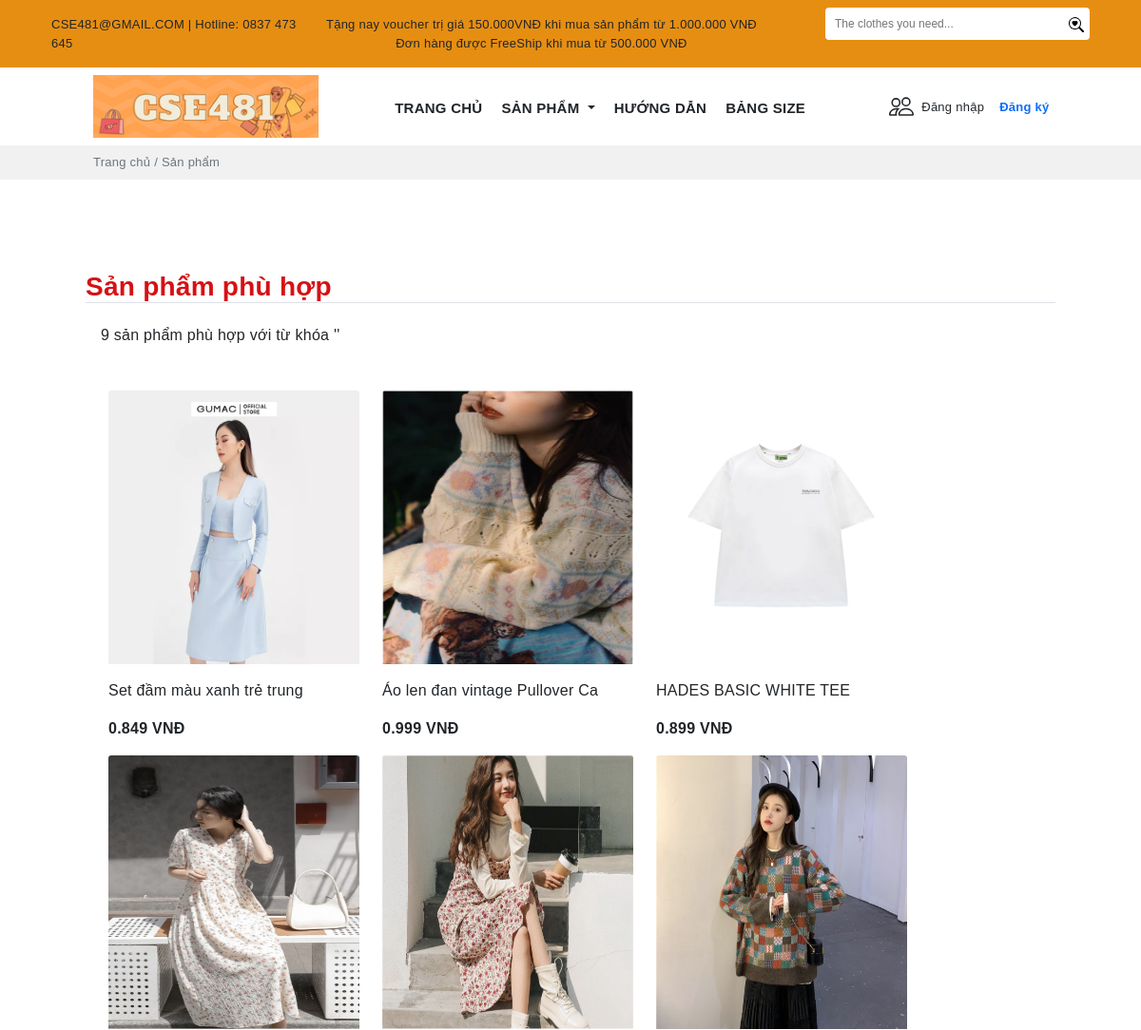
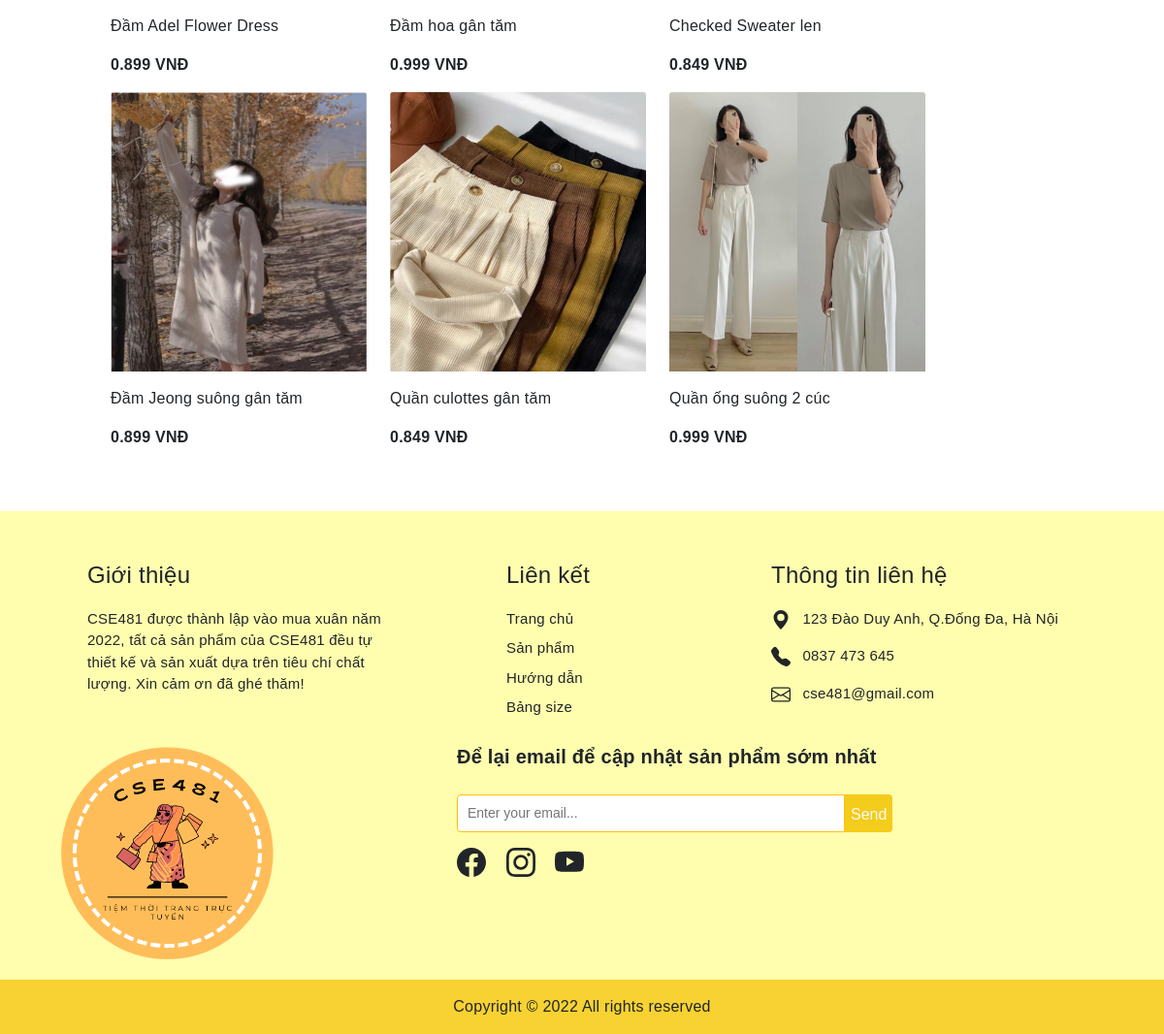
Screenshot of /search.php with the database file from the repository (2 pictures, top to bottom).
### tables this page shows
CREATE TABLE `sanpham` (
  `MaSP` varchar(10) NOT NULL,
  `TenSP` varchar(30) DEFAULT NULL,
  `MaLH` varchar(10) NOT NULL,
  `Giaban` double(3,3) DEFAULT NULL,
  `Gianhap` decimal(18,3) DEFAULT NULL,
  `Tylegiamgia` double(2,2) DEFAULT NULL,
  `Soluong` int(11) DEFAULT NULL,
  `Mota` varchar(500) DEFAULT NULL,
  `Trangthai` varchar(30) DEFAULT NULL,
  `img` varchar(30) DEFAULT NULL,
  `Ngaynhap` date NOT NULL
);

### search.php (the view, shortened to what this page needs)
<?php include('config/database.php');
?>
<!DOCTYPE html>
<html lang="en">
<head>
    <link rel="stylesheet" href="https://cdn.jsdelivr.net/npm/bootstrap-icons@1.7.2/font/bootstrap-icons.css">
    <link href="https://cdn.jsdelivr.net/npm/bootstrap@5.1.3/dist/css/bootstrap.min.css" rel="stylesheet"
>
    <link rel="stylesheet" href="https://cdnjs.cloudflare.com/ajax/libs/OwlCarousel2/2.3.4/assets/owl.carousel.min.css"
 />
    <link rel="stylesheet"
        href="https://cdnjs.cloudflare.com/ajax/libs/OwlCarousel2/2.3.4/assets/owl.theme.default.min.css"
 />
    <link rel="stylesheet" href="public/style.css">
</head>
<body>
    <div class="header">
        <div class="container-fluid" style="background:#e68e12;">
            <div class="container content">
                <div class="container">
                    <div class="row">
                        <div class="col py-3" style="font-size:13px;">
                            CSE481@GMAIL.COM | Hotline: 0837 473 645
                        </div>
                        <div class="col text-nowrap my-auto" style="font-size:13px;">
                            <p class="mb-0">
                                Tặng nay voucher trị giá 150.000VNĐ khi mua sản phẩm từ 1.000.000 VNĐ
                            </p>
                            <div class="text-center mx-auto">
                                Đơn hàng được FreeShip khi mua từ 500.000 VNĐ
                            </div>
                        </div>
                        <div class="col d-flex justify-content-end">
                            <div class="">
                                <form action="search.php" method="post">
                                    <div class="pt-2 ms-5 d-flex">
                                        <input class="py-2 rounded-start" type="text"
                                            style="border:none;padding-left: 10px;font-size:12px;width:250px"
                                            name="namesearch" placeholder="The clothes you need...">
                                        <button type="submit" class="border-0 rounded-0 rounded-end bg-white"> </button>
                                    </div>
                                </form>
                            </div>
                        </div>
                    </div>
                </div>
            </div>
        </div>
    </div>
    <section>
        <div class="container">
            <div class="row px-5">
                <div class="col-md-3 ">
                    <img src="img/logo-hcn.png" alt="" class="mt-2 ms-2 img-fluid">
                </div>
                <div class="col-md ps-0 mt-4">
                    <div class="row">
                        <div class="col-md">
                            <ul class="nav justify-content-center">
                                <li class="nav-item fw-bold ">
                                    <a class="nav-link link-dark pe-1" style="font-size:15px" aria-current="page"
                                        href="#">TRANG CHỦ</a>
                                </li>
                                <li class="nav-item fw-bold">
                                    <a style="font-size:15px" class="pe-1 nav-link dropdown-toggle link-dark" href="#"
                                        id="navbarDarkDropdownMenuLink" role="button" data-bs-toggle="dropdown"
                                        aria-expanded="false">
                                        SẢN PHẨM
                                    </a>
                                </li>
                                <li class="nav-item fw-bold">
                                    <a class=" pe-1 nav-link link-dark" style="font-size:15px" href="#">HƯỚNG DẪN</a>
                                </li>
                                <li class="nav-item fw-bold">
                                    <a class="pe-1 nav-link link-dark" style="font-size:15px">BẢNG SIZE</a>
                                </li>
                            </ul>
                        </div>
                        <div class="col-md-3 mt-1 d-flex">
                            <a href="login.php" class="text-decoration-none link-dark">
                                <div class="d-flex">
                                    <p class="pt-1" style="font-size:13px">Đăng nhập</p>
                                </div>
                            </a>
                            <a href="signup.php" class="text-decoration-none link-dark">
                                <div class="ms-3">
                                    <p class="pt-1 fw-bold link-primary" style="font-size:13px">Đăng ký</p>
                                </div>
                            </a>
                        </div>
                    </div>
                </div>
            </div>
        </div>
        <div class="mt-2" style="background:#f1f1f1">
            <div class="container">
                <p class="px-5 ms-2 py-2 text-muted" style="font-size:13px">Trang chủ / Sản phẩm</p>
            </div>
        </div>
    </section>
    <section>
        <div class="container mb-5">
            <div class="px-5 mt-5">
                <h3 class="border-bottom fw-bold pt-5" style="color:#d61114;">
                    Sản phẩm phù hợp</h3>
                <?php
                            $search =$_POST['namesearch'];
                            $sql = "SELECT COUNT(TenSP) as search FROM sanpham WHERE TenSP like '%$search%'";
                        $result = mysqli_query($conn,$sql);
                        if(mysqli_num_rows($result)>0){
                            $row = mysqli_fetch_assoc($result);
                        }
                    ?>
                <h6 class="pt-3 ms-3 mb-5" style="">
                    <?php
                           echo $row['search'];
                    ?> sản phẩm phù hợp với từ khóa '<?php echo $search?>'</h6>
                <div class="row d-flex  px-4 mt-5">
                    <?php
                            $sql1 = "SELECT *, sanpham.Giaban-(sanpham.Giaban*sanpham.Tylegiamgia) as Giagiam FROM `sanpham` WHERE TenSP like '%$search%'";
                            $res1 = mysqli_query($conn, $sql1);
                            $count1 = mysqli_num_rows($res1);
                            if($count1>0)
                            {
                                while($row=mysqli_fetch_assoc($res1))
                                {
                        ?>
                    <div class="card me-0 border-0" style="width: 18rem;">
                        <img src="img/<?php echo $row['img'];?>" class="img-fluid card-img-top" alt="...">
                        <div class="card-body px-0">
                            <p class="card-text"><?php echo $row['TenSP']; ?></p>
                            <p class="d-inline fw-bold"><?php echo $row['Giagiam']; ?> VNĐ</p>
                        </div>
                    </div>
                    <?php
                                }
                            }
                ?>
                </div>
            </div>
        </div>
    </section>
    <section style="background:#fffeae;">
        <div class="container">
            <div style="font-size:15px" class="row px-5">
                <div class="col-md-4  me-5">
                    <p class="fs-4 mt-5">Giới thiệu</p>
                    <p class="">CSE481 được thành lập vào mua xuân năm
                        2022, tất cả sản phẩm của CSE481 đều tự thiết kế và sản xuất dựa trên tiêu chí chất lượng. Xin
                        cảm ơn đã ghé thăm!</p>
                </div>
                <div class="col-md-3 me-5 ps-5">
                    <p class="fs-4 mt-5">Liên kết</p>
                    <a class="link-dark text-decoration-none" href="">
                        <p class="mb-2">Trang chủ</p>
                    </a>
                    <a class="link-dark text-decoration-none" href="">
                        <p class="mb-2">Sản phẩm</p>
                    </a>
                    <a class="link-dark text-decoration-none" href="">
                        <p class="mb-2">Hướng dẫn</p>
                    </a>
                    <a class="link-dark text-decoration-none" href="">
                        <p class="mb-2">Bảng size</p>
                    </a>
                </div>
                <div class="col-md">
                    <p class="fs-4 mt-5">Thông tin liên hệ</p>
                    <div class="">
                        <svg xmlns="http://www.w3.org/2000/svg" width="20" height="20" fill="currentColor"
                            class="bi bi-geo-alt-fill d-inline" viewBox="0 0 16 16">
                            <path
                                d="M8 16s6-5.686 6-10A6 6 0 0 0 2 6c0 4.314 6 10 6 10zm0-7a3 3 0 1 1 0-6 3 3 0 0 1 0 6z" />
                        </svg>
                        <p class="ms-2 d-inline">123 Đào Duy Anh, Q.Đống Đa, Hà Nội</p>
                    </div>
                    <div class="mt-3">
                        <p class="ms-2 d-inline">0837 473 645</p>
                    </div>
                    <div class="mt-3">
                        <p class="ms-2 d-inline">cse481@gmail.com</p>
                    </div>
                </div>
            </div>
            <div class="row">
                <div class="col-md-3 me-5">
                    <img class="img-fluid" src="img/1.png" alt="">
                </div>
                <div class="col">
                    <div class="ms-5 mt-3 ps-5">
                        <p class="fs-5 fw-bold">Để lại email để cập nhật sản phẩm sớm nhất</p>
                        <div class="">
                            <form action="" method="GET">
                                <div class="pt-2 d-flex">
                                    <input class="py-2 border border-warning rounded-start" type="text"
                                        style="padding-left: 10px;font-size:14px;width:400px" name=""
                                        placeholder="Enter your email...">
                                    <button type="submit" style="background:#f4cc1c;"
                                        class="border-0 rounded-0 rounded-end link-light">
                                        <p class="mt-1 mb-0">Send</p>
                                    </button>
                                </div>
                            </form>
                        </div>
                        <div class="mt-3">
                            <a href="#" class="me-3 icon link-dark"></a>
                            <a href="#" class="me-3 icon link-dark"></a>
                            <a href="#" class="me-3 icon link-dark"></a>
                        </div>
                    </div>
                </div>
            </div>
        </div>
        <p class="text-center py-3 mb-0" style="background:#f7d232;">Copyright © 2022 All rights reserved</p>
    </section>
</body>
</html>

### public/style.css (style rules this page uses)
body { font-family: 'Trebuchet MS', sans-serif; letter-spacing: 0.25px; }
.card img { width: 288px; height: 288px; }

### rows the page displays
sanpham: img (picture), TenSP "Set đầm màu xanh trẻ trung", Giagiam "0.849"
sanpham: img (picture), TenSP "Áo len đan vintage Pullover Ca", Giagiam "0.999"
sanpham: img (picture), TenSP "HADES BASIC WHITE TEE", Giagiam "0.899"
sanpham: img (picture), TenSP "Đầm Adel Flower Dress", Giagiam "0.899"
sanpham: img (picture), TenSP "Đầm hoa gân tăm", Giagiam "0.999"
sanpham: img (picture), TenSP "Checked Sweater len", Giagiam "0.849"
sanpham: img (picture), TenSP "Đầm Jeong suông gân tăm", Giagiam "0.899"
sanpham: img (picture), TenSP "Quần culottes gân tăm", Giagiam "0.849"
sanpham: img (picture), TenSP "Quần ống suông 2 cúc", Giagiam "0.999"

### other values shown
$row['search'] "9"
